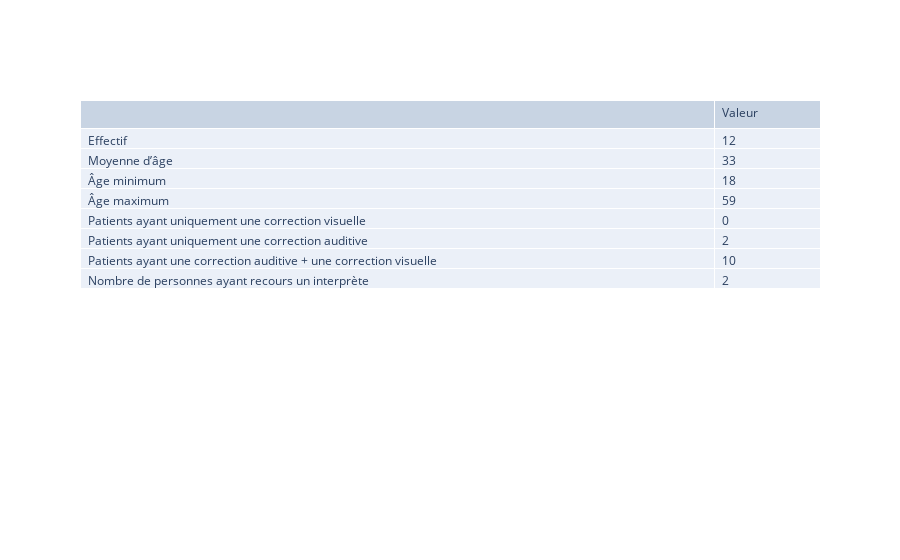
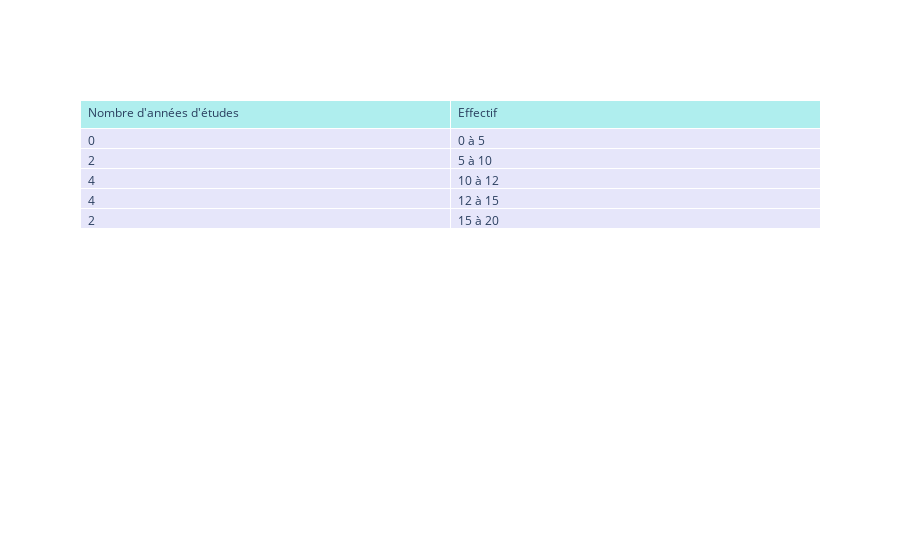
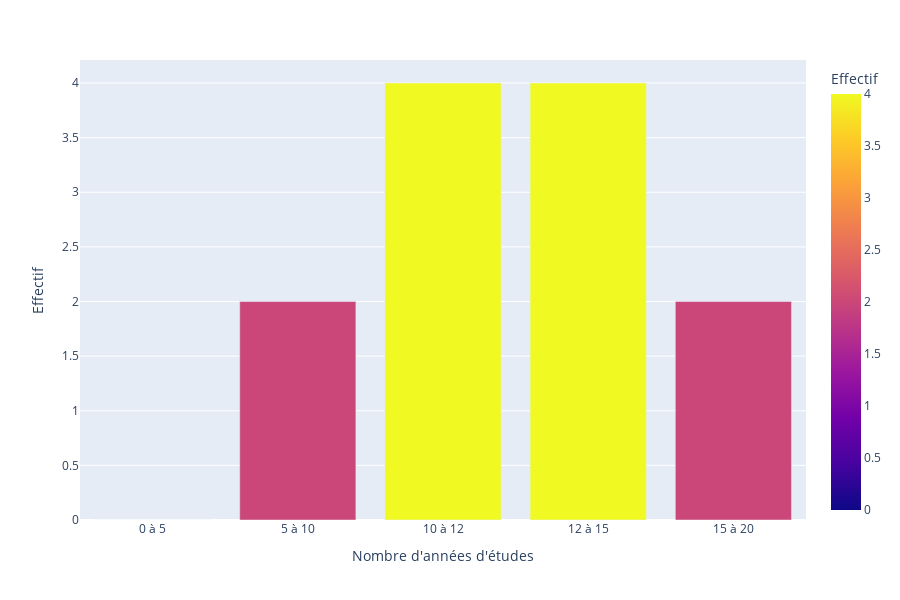
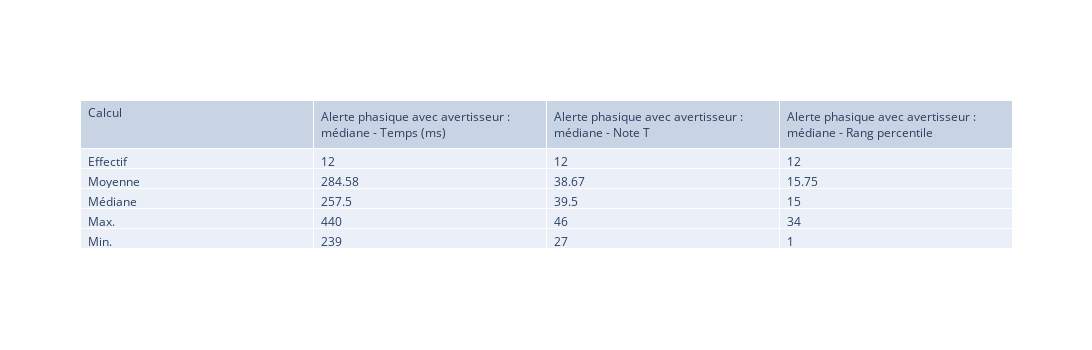

These figures' notebook cell, in order:
### Code cell
display(HTML('<h4>1. Alerte phasique </h4>'))

df_pop = df[(df['TAP']=='Oui') & (df['Alerte phasique avec avertisseur : médiane - Temps (ms)'].notna())]
total = len(df_pop)
age_avg = round(df_pop["age"].mean())
age_min = df_pop["age"].min()
age_max = df_pop["age"].max()

#Patients ayant une aide auditive
df_coaud = df_pop[(df_pop["Prothèse auditive DROITE"]!="Aucune") | (df_pop["Prothèse auditive GAUCHE"]!="Aucune") | (df_pop["Implant cochléaire DROIT"]!="Aucun") | (df_pop["Implant cochléaire GAUCHE"]!="Aucun")]
#Patients ayant uniquement une aide auditive
df_coaud_u = df_coaud[df_coaud["Correction visuelle"]=="Aucune"]
coaud_u = len(df_coaud_u)

#Patients ayant une correction visuelle
df_covis = df_pop[df_pop["Correction visuelle"]!="Aucune"]
#Patients ayant uniquement une correction visuelle
df_covis_u = df_covis[((df_covis["Prothèse auditive DROITE"]=="Aucune") & (df_covis["Prothèse auditive GAUCHE"]=="Aucune") & (df_covis["Implant cochléaire DROIT"]=="Aucun") & (df_covis["Implant cochléaire GAUCHE"]=="Aucun"))]
covis_u = len(df_covis_u)

#Patients ayant une aide auditive + visuelle
df_coaud_covis = df_coaud[df_coaud["Correction visuelle"]!="Aucune"]
coaud_covis = len(df_coaud_covis)

intlsf = len(df_pop[df_pop["Interprète LSF"]=="Oui"])

columns= ['','Valeur']
myarr = [["Effectif",
            'Moyenne d’âge',
            'Âge minimum',
            'Âge maximum',
            'Patients ayant uniquement une correction visuelle',
            'Patients ayant uniquement une correction auditive',
            'Patients ayant une correction auditive + une correction visuelle',
            'Nombre de personnes ayant recours un interprète']]
for i in columns[1:]:
    myarr.append([total, age_avg, age_min, age_max, covis_u, coaud_u, coaud_covis, intlsf])

str_data =  go.Table(
                columnwidth = [30,5],
                header=dict(values=list(columns),
                align='left'),
                cells=dict(values= myarr,align='left'))
fig = go.Figure(data=str_data)
fig.show()

###
display(HTML("<p>Répartition du nombre d'années d'études :</p>"))
ranges = [0,5,10,12,15,20]

df_study = df_pop["Nombre d'années d'études"].copy()

df_study = df_study.groupby(pd.cut(df_pop["Nombre d'années d'études"], ranges, include_lowest=True)).count()
df_study = pd.DataFrame(df_study)
df_study = df_study.rename(columns={"Nombre d'années d'études":'Effectif'})
year_study = ["0 à 5", "5 à 10", "10 à 12", "12 à 15", "15 à 20"]
df_study["Nombre d'années d'études"] = year_study
df_study = df_study[["Nombre d'années d'études", "Effectif"]]
fig = go.Figure(data=[go.Table(
    header=dict(values=list(df_study.columns),
                fill_color='paleturquoise',
                align='left'),
    cells=dict(values=[df_study["Effectif"], df_study["Nombre d'années d'études"]],
               fill_color='lavender',
               align='left'))
])

fig.show()

fig = px.bar(df_study, x="Nombre d'années d'études", y="Effectif", color="Effectif")
fig.update_layout(showlegend=False)
fig.show()

myheight = 350
mywidth=1300
columns= ['Calcul', 'Alerte phasique avec avertisseur : médiane - Temps (ms)','Alerte phasique avec avertisseur : médiane - Note T','Alerte phasique avec avertisseur : médiane - Rang percentile']
myarr = [['Effectif', 'Moyenne', 'Médiane', 'Max.', 'Min.']]

for i in columns[1:]:
    effectif = len(df_pop[df_pop[i].notna()])
    avg = round(df_pop[i].mean(),2)
    median = round(df_pop[i].median(),2)
    max_val = df_pop[i].max()
    min_val = df_pop[i].min()
    myarr.append([effectif, avg, median, max_val, min_val])

test =  go.Table(header=dict(values=list(columns), align='left'), cells=dict(values= myarr,align='left'))

fig = go.Figure(data=test)
fig.update_layout(width=mywidth, height=myheight)
fig.show()

columns= ['Calcul','Alerte phasique avec avertisseur : médiane - Nb erreurs','Alerte phasique avec avertisseur - Nb omissions',
         'Alerte phasique sans avertisseur : médiane  - Temps (ms)',
         'Alerte phasique avec avertisseur : médiane - Temps (ms)']
myarr = [['Effectif', 'Moyenne', 'Médiane', 'Max.', 'Min.']]

for i in columns[1:]:
    effectif = len(df_pop[df_pop[i].notna()])
    avg = round(df_pop[i].mean(),2)
    median = round(df_pop[i].median(),2)
    max_val = df_pop[i].max()
    min_val = df_pop[i].min()
    myarr.append([effectif, avg, median, max_val, min_val])

test =  go.Table(header=dict(values=list(columns), align='left'), cells=dict(values= myarr,align='left'))

fig = go.Figure(data=test)
fig.update_layout(width=mywidth, height=myheight)
fig.show()
##
columns= ['Calcul',
          'Alerte phasique sans avertisseur : médiane  - Temps (ms)',
        'Alerte phasique sans avertisseur : médiane  -  Note T',
         'Alerte phasique sans avertisseur : médiane  -  Rang percentile']
myarr = [['Effectif', 'Moyenne', 'Médiane', 'Max.', 'Min.']]

for i in columns[1:]:
    effectif = len(df_pop[df_pop[i].notna()])
    avg = round(df_pop[i].mean(),2)
    median = round(df_pop[i].median(),2)
    max_val = df_pop[i].max()
    min_val = df_pop[i].min()
    myarr.append([effectif, avg, median, max_val, min_val])

test =  go.Table(header=dict(values=list(columns), align='left'), cells=dict(values= myarr,align='left'))

fig = go.Figure(data=test)
fig.update_layout(width=mywidth, height=myheight)
fig.show()
###
columns= ['Calcul','Alerte phasique sans avertisseur : médiane  - Nb erreurs',
         'Alerte phasique sans avertisseur : médiane  -  Nb omissions'
         ]
myarr = [['Effectif', 'Moyenne', 'Médiane', 'Max.', 'Min.']]

for i in columns[1:]:
    effectif = len(df_pop[df_pop[i].notna()])
    avg = round(df_pop[i].mean(),2)
    median = round(df_pop[i].median(),2)
    max_val = df_pop[i].max()
    min_val = df_pop[i].min()
    myarr.append([effectif, avg, median, max_val, min_val])

test =  go.Table(header=dict(values=list(columns), align='left'), cells=dict(values= myarr,align='left'))

fig = go.Figure(data=test)
fig.update_layout(width=mywidth, height=myheight)
fig.show()
####
columns= ['Calcul','Index - Temps (ms)','Index - Note T','Index - Rang percentile']
myarr = [['Effectif', 'Moyenne', 'Médiane', 'Max.', 'Min.']]

for i in columns[1:]:
    effectif = len(df_pop[df_pop[i].notna()])
    avg = round(df_pop[i].mean(),2)
    median = round(df_pop[i].median(),2)
    max_val = df_pop[i].max()
    min_val = df_pop[i].min()
    myarr.append([effectif, avg, median, max_val, min_val])

test =  go.Table(header=dict(values=list(columns), align='left'), cells=dict(values= myarr,align='left'))

fig = go.Figure(data=test)
fig.update_layout(width=mywidth, height=myheight)
fig.show()

### Figure 1 — Plotly figure (JSON) as saved in the notebook; plotly's stock layout.template omitted (floating-point values rounded to 4 significant figures)
{"data": [{"cells": {"align": "left", "values": [["Effectif", "Moyenne d’âge", "Âge minimum", "Âge maximum", "Patients ayant uniquement une correction visuelle", "Patients ayant uniquement une correction auditive", "Patients ayant une correction auditive + une correction visuelle", "Nombre de personnes ayant recours un interprète"], [12, 33, 18, 59, 0, 2, 10, 2]]}, "columnwidth": [30, 5], "header": {"align": "left", "values": ["", "Valeur"]}, "type": "table"}], "layout": {}}

### Figure 2 — Plotly figure (JSON) as saved in the notebook; plotly's stock layout.template omitted (floating-point values rounded to 4 significant figures)
{"data": [{"cells": {"align": "left", "fill": {"color": "lavender"}, "values": [[0, 2, 4, 4, 2], ["0 à 5", "5 à 10", "10 à 12", "12 à 15", "15 à 20"]]}, "header": {"align": "left", "fill": {"color": "paleturquoise"}, "values": ["Nombre d'années d'études", "Effectif"]}, "type": "table"}], "layout": {}}

### Figure 3 — Plotly figure (JSON) as saved in the notebook; plotly's stock layout.template omitted (floating-point values rounded to 4 significant figures)
{"data": [{"alignmentgroup": "True", "hoverlabel": {"namelength": 0}, "hovertemplate": "Nombre d'années d'études=%{x}<br>Effectif=%{marker.color}", "legendgroup": "", "marker": {"color": [0, 2, 4, 4, 2], "coloraxis": "coloraxis"}, "name": "", "offsetgroup": "", "orientation": "v", "showlegend": false, "textposition": "auto", "type": "bar", "x": ["0 à 5", "5 à 10", "10 à 12", "12 à 15", "15 à 20"], "xaxis": "x", "y": [0, 2, 4, 4, 2], "yaxis": "y"}], "layout": {"barmode": "relative", "coloraxis": {"colorbar": {"title": {"text": "Effectif"}}, "colorscale": [[0, "#0d0887"], [0.1111, "#46039f"], [0.2222, "#7201a8"], [0.3333, "#9c179e"], [0.4444, "#bd3786"], [0.5556, "#d8576b"], [0.6667, "#ed7953"], [0.7778, "#fb9f3a"], [0.8889, "#fdca26"], [1, "#f0f921"]]}, "height": 600, "legend": {"tracegroupgap": 0}, "margin": {"t": 60}, "showlegend": false, "xaxis": {"anchor": "y", "domain": [0, 1], "title": {"text": "Nombre d'années d'études"}}, "yaxis": {"anchor": "x", "domain": [0, 1], "title": {"text": "Effectif"}}}}

### Figure 4 — Plotly figure (JSON) as saved in the notebook; plotly's stock layout.template omitted (floating-point values rounded to 4 significant figures)
{"data": [{"cells": {"align": "left", "values": [["Effectif", "Moyenne", "Médiane", "Max.", "Min."], [12, 284.6, 257.5, 440, 239], [12, 38.67, 39.5, 46, 27], [12, 15.75, 15, 34, 1]]}, "header": {"align": "left", "values": ["Calcul", "Alerte phasique avec avertisseur : médiane - Temps (ms)", "Alerte phasique avec avertisseur : médiane - Note T", "Alerte phasique avec avertisseur : médiane - Rang percentile"]}, "type": "table"}], "layout": {"height": 350, "width": 1300}}
